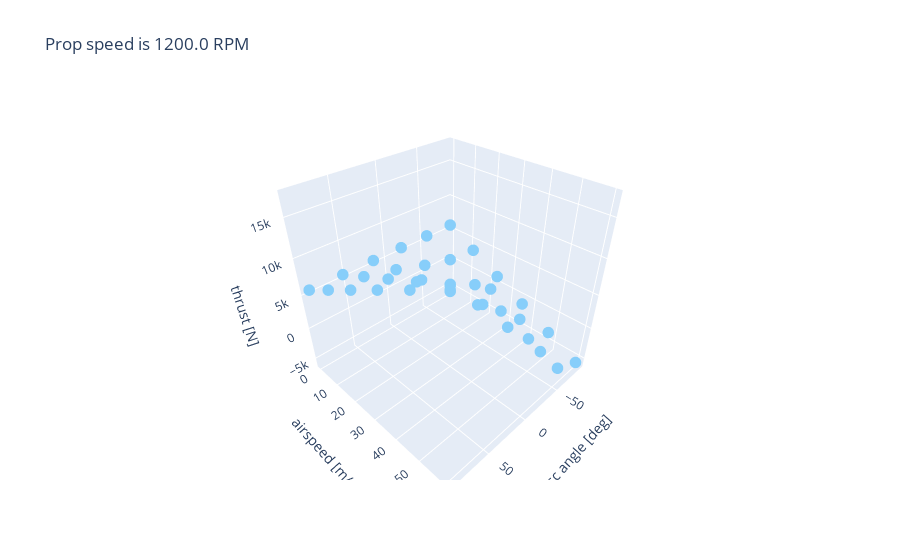

This figure's notebook cell:
### Markdown cell above
**At this stage, it is probably worthwhile to see what the data looks like**

*Note:* that this data and the trends are made up, the trends are also made up

### Code cell
rpms = np.unique(lf_data_df.propspeed.to_numpy())
rpm = rpms[-1]
plot_trend_df = lf_data_df[lf_data_df.propspeed == rpm]

fig = go.Figure(
    data=[
        go.Scatter3d(
            x=plot_trend_df.discangle,
            y=plot_trend_df.airspeed,
            z=plot_trend_df.load,
            mode="markers",
            marker=dict(
                color="LightSkyBlue", size=4),
        )
    ]
)

fig.update_layout(
    scene=dict(
        xaxis_title="disc angle [deg]",
        yaxis_title="airspeed [m/s]",
        zaxis_title="thrust [N]",
    ),
    title=f"Prop speed is {rpm} RPM",
)

### Figure 1 — Plotly figure (JSON) as saved in the notebook; plotly's stock layout.template omitted (floating-point values rounded to 4 significant figures)
{"data": [{"marker": {"color": "LightSkyBlue", "size": 4}, "mode": "markers", "type": "scatter3d", "x": [-90, -90, -90, -90, -90, -90, -54, -54, -54, -54, -54, -54, -18, -18, -18, -18, -18, -18, 18.0, 18.0, 18.0, 18.0, 18.0, 18.0, 54, 54, 54, 54, 54, 54, 90, 90, 90, 90, 90, 90], "y": [0, 12, 24, 36.0, 48, 60, 0, 12, 24, 36.0, 48, 60, 0, 12, 24, 36.0, 48, 60, 0, 12, 24, 36.0, 48, 60, 0, 12, 24, 36.0, 48, 60, 0, 12, 24, 36.0, 48, 60], "z": [5760, 3456, 1152.0, -1152.0, -3456.0, -5760, 5760, 3896.0, 2032.0, 168.1, -1696.0, -3560.0, 5760, 5048.0, 4336.0, 3624.0, 2912.0, 2200.0, 5760, 6472.0, 7184.0, 7896.0, 8608.0, 9320.0, 5760, 7624.0, 9488.0, 11350.0, 13220.0, 15080.0, 5760, 8064.0, 10368, 12670.0, 14976, 17280]}], "layout": {"scene": {"xaxis": {"title": {"text": "disc angle [deg]"}}, "yaxis": {"title": {"text": "airspeed [m/s]"}}, "zaxis": {"title": {"text": "thrust [N]"}}}, "title": {"text": "Prop speed is 1200.0 RPM"}}}
